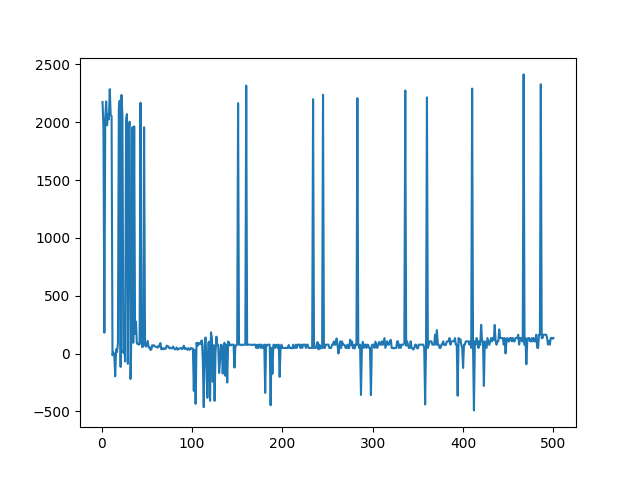

Write the Python code that produced this figure.
from trafficSimulator import *
import random
import model as md
import matplotlib.pyplot as plt
import numpy as np

def create_sim():
    
    sim = Simulation()

    sim.create_roads([
        ((0, 100), (140, 100)),
        ((150, 110), (150, 200)),

        *curve_road((140, 100), (150, 110), (150, 100))
    ])

    sim.create_single_gen({
        'auto' : False,
        'vehicle': {"v": 2, "x": 140, "y": 100}
    })

    return sim

# Discrete choices for our vehicle
def choose_action(choice):
    if choice == 0:
        return [0.2, 0.2]
    elif choice == 1:
        return [0.2, 0.4]
    else:
        return [0.2, 0]

# Agent step function
def step(sim, epi, loss, model, steps_per_update):

    # Initializing reward and done state
    reward = 0
    done = False

    # Ego vehicle which we are training
    ego = sim.action_vehicles[0]

    dist = sim.distance(ego, 150, 115)
    angle = ego.get_state()[2]

    # Current state
    state = [dist, angle]
    state = np.reshape(state, (1,2))

    # Model gives choice
    choice = model.act(state)
    action = choose_action(choice)
    ego.set_state(action)

    # Agent takes choice and updates environment
    sim.run(steps_per_update)

    dist = sim.distance(ego, 150, 115)
    angle = ego.get_state()[2]

    next_state = [dist, angle]
    next_state = np.reshape(next_state, (1,2))

    reward = 0.5*(50-dist)+0.1*(90-angle)

    # Model learning
    model.remember(state, choice, reward, next_state, done)
    model.replay(done, epi, loss)

    # If ego vehicle reaches the end of the road, sim ends
    if dist < 3:
        print("Target reached!")
        reward += 1000
        done = True
    elif sim.offroad(ego, 4):
        print("Target offroad!")
        reward -= 1000
        done = True
    elif sim.t > 15:
        print("Timeout!")
        reward -= 1000
        done = True

    return model, reward, done

# Keeping track of scores
loss = []

# DQN model for our autonomous vehicle
turn_model = md.DQN(3,2,'turn_model')
x = []

# No. of training episodes
episodes = 500

# Training Loop
for i in range(episodes):
    # Create simulation
    sim = create_sim()

    # Create window to display simulation
    win = Window(sim)
    win.offset = (-150, -110)

    # Get total score an updated model after simulation ends
    score, turn_model = win.run(step, i, loss, turn_model, steps_per_update=4)
    print(turn_model.epsilon)
    
    # Append total score to list
    loss.append(score)
    print("Episode : ",i+1, " --> Score : ", score)
    x.append(i+1)

plt.plot(x, loss)
plt.savefig('train_2.png')

# sim = create_sim()
# print(sim.roads)
# win = Window(sim)
# win.offset = (-150, -110)
# win.run(steps_per_update=5)